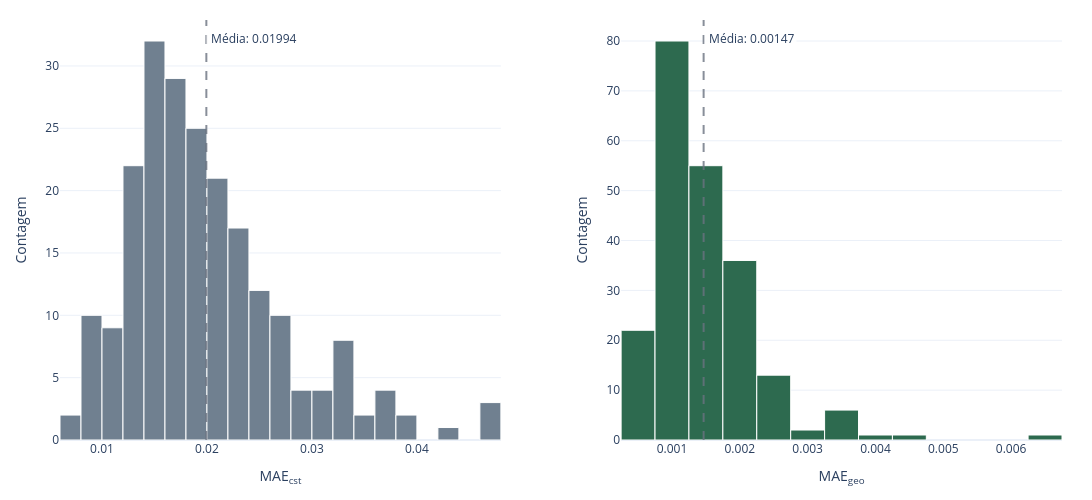

Here is the notebook cell this chart was saved with:
### Markdown cell above
### Errors

### Code cell
# ============================================================================
# GLOBAL VALIDATION METRICS (WEIGHTS + GEOMETRY)
# ============================================================================

print(f"Calculating metrics for entire validation set ({len(val_df)} samples)...")

# 1. Prepare Full Input Tensor (Raw Physical Values)
# Extract all vectors using the same logic as before
all_vectors = val_df["kulfan_parameters"].apply(
  lambda p: np.concatenate([
    p["upper_weights"],     # Upper
    p["lower_weights"],     # Lower
    [p["TE_thickness"]],    # TE
    [p["leading_edge_weight"]] # LE
    ], axis=0)).to_list()

# Convert to Tensor (Physical Units)
all_tensor_phys = tf.convert_to_tensor(all_vectors, dtype=tf.float32)
all_weights_phys = all_tensor_phys[:, : 2 * NPV]
all_params_phys = all_tensor_phys[:, 2 * NPV :]

# Normalize for Model Input
all_normalized = scaler.transform(all_weights_phys, all_params_phys)

# 2. Run Inference on the whole batch
# training=False ensures deterministic output
pred_w_norm, pred_p_norm = vae(all_normalized, training=False)

# ---------------------------------------------------------
# METRIC A: WEIGHTS MAE (Mathematical Error)
# ---------------------------------------------------------
# Reshape VAE output to match input shape (Batch, (2 * NPV) + 2)
pred_w_flat = tf.reshape(pred_w_norm, [-1, 2 * NPV])
pred_combined_norm = tf.concat([pred_w_flat, pred_p_norm], axis=1)

# Calculate MAE
mae_metric = tf.keras.losses.MeanAbsoluteError()
global_mae = mae_metric(all_normalized, pred_combined_norm).numpy()

# Calculate per-sample error for histogram
errors_weights = tf.reduce_mean(tf.abs(all_normalized - pred_combined_norm), axis=1).numpy()

# ---------------------------------------------------------
# METRIC B: GEOMETRIC MAE (Physical Error)
# ---------------------------------------------------------
print("Generating coordinates for geometric error calculation...")

# A. Generate Ground Truth Coordinates
# Reshape weights to (Batch, 2, NPV) for CST Layer
true_weights_reshaped = tf.reshape(all_weights_phys, [-1, 2, NPV])
true_coords = vae.decoder.cst_transform(true_weights_reshaped, all_params_phys)

# B. Generate Predicted Coordinates
# Denormalize predictions back to physical units
pred_w_phys, pred_p_phys = vae.scaler.inverse_transform(
    pred_w_norm.numpy(), 
    pred_p_norm.numpy()
)
# Convert to Tensor and Reshape
pred_w_phys_t = tf.convert_to_tensor(pred_w_phys, dtype=tf.float32)
pred_w_phys_reshaped = tf.reshape(pred_w_phys_t, [-1, 2, NPV])
pred_p_phys_t = tf.convert_to_tensor(pred_p_phys, dtype=tf.float32)

pred_coords = vae.decoder.cst_transform(pred_w_phys_reshaped, pred_p_phys_t)

# C. Calculate Geometric MAE
# Mean absolute difference between coordinates
val_geo_mae = tf.reduce_mean(tf.abs(true_coords - pred_coords)).numpy()

# Calculate per-sample geometric error for histogram
errors_geo = tf.reduce_mean(tf.reduce_mean(tf.abs(true_coords - pred_coords), axis=1), axis=1).numpy()

# ---------------------------------------------------------
# RESULTS & PLOTTING
# ---------------------------------------------------------
print("\n" + "="*40)
print(f"GLOBAL VALIDATION RESULTS (Model: {RUN_ID})")
print("="*40)
print(f"Weights MAE (Normalized):  {global_mae:.6f}")
print(f"Geometric MAE (Physical):  {val_geo_mae:.6f}")
print("="*40)

# Plot Histograms with Plotly
import plotly.graph_objects as go
from plotly.subplots import make_subplots

images_dir = BASE_DIR / "images"
images_dir.mkdir(parents=True, exist_ok=True)
output_path = images_dir / f"vae_validation_metrics_{RUN_ID}_epoch_{EPOCH}.png"
viridis_color = "#2D6A4F"

mean_weights = float(np.mean(errors_weights))
mean_geo = float(np.mean(errors_geo))

fig = make_subplots(rows=1, cols=2, horizontal_spacing=0.12)
fig.add_trace(
    go.Histogram(x=errors_weights, nbinsx=30, marker=dict(color="slategrey", line=dict(color="white", width=1))),
    row=1, col=1
)
fig.add_trace(
    go.Histogram(x=errors_geo, nbinsx=30, marker=dict(color=viridis_color, line=dict(color="white", width=1))),
    row=1, col=2
)

fig.add_vline(x=mean_weights, line_dash="dash", line_color="rgba(107, 114, 128, 0.8)", row=1, col=1)
fig.add_vline(x=mean_geo, line_dash="dash", line_color="rgba(107, 114, 128, 0.8)", row=1, col=2)
fig.add_annotation(x=mean_weights, y=0.98, xref="x1", yref="paper", text=f" Média: {mean_weights:.5f}", showarrow=False, xanchor="left", yanchor="top", bgcolor="rgba(255,255,255,0.85)")
fig.add_annotation(x=mean_geo, y=0.98, xref="x2", yref="paper", text=f" Média: {mean_geo:.5f}", showarrow=False, xanchor="left", yanchor="top", bgcolor="rgba(255,255,255,0.85)")
fig.update_xaxes(title_text="MAE<sub>cst</sub>", row=1, col=1)
fig.update_xaxes(title_text="MAE<sub>geo</sub>", row=1, col=2)
fig.update_yaxes(title_text="Contagem", row=1, col=1)
fig.update_yaxes(title_text="Contagem", row=1, col=2)
fig.update_layout(
    template="plotly_white",
    showlegend=False,
    width=1500,
    height=500,
    margin=dict(l=60, r=30, t=20, b=60)
)

# 300 dpi equivalent export based on Plotly's 96 dpi baseline
fig.write_image(output_path, format="png", width=1500, height=500, scale=300 / 96)
fig.show()
print(f"Saved metrics figure to: {output_path}")

### Figure 1 — Plotly figure (JSON) as saved in the notebook; plotly's stock layout.template omitted (floating-point values rounded to 4 significant figures; data arrays with more than 128 entries replaced by an {"elided": "..."} marker saying what was removed)
{"data": [{"marker": {"color": "slategrey", "line": {"color": "white", "width": 1}}, "nbinsx": 30, "type": "histogram", "x": {"elided": "217 float values"}, "xaxis": "x", "yaxis": "y"}, {"marker": {"color": "#2D6A4F", "line": {"color": "white", "width": 1}}, "nbinsx": 30, "type": "histogram", "x": {"elided": "217 float values"}, "xaxis": "x2", "yaxis": "y2"}], "layout": {"annotations": [{"bgcolor": "rgba(255,255,255,0.85)", "showarrow": false, "text": " Média: 0.01994", "x": 0.01994, "xanchor": "left", "xref": "x", "y": 0.98, "yanchor": "top", "yref": "paper"}, {"bgcolor": "rgba(255,255,255,0.85)", "showarrow": false, "text": " Média: 0.00147", "x": 0.001466, "xanchor": "left", "xref": "x2", "y": 0.98, "yanchor": "top", "yref": "paper"}], "height": 500, "margin": {"b": 60, "l": 60, "r": 30, "t": 20}, "shapes": [{"line": {"color": "rgba(107, 114, 128, 0.8)", "dash": "dash"}, "type": "line", "x0": 0.01994, "x1": 0.01994, "xref": "x", "y0": 0, "y1": 1, "yref": "y domain"}, {"line": {"color": "rgba(107, 114, 128, 0.8)", "dash": "dash"}, "type": "line", "x0": 0.001466, "x1": 0.001466, "xref": "x2", "y0": 0, "y1": 1, "yref": "y2 domain"}], "showlegend": false, "width": 1500, "xaxis": {"anchor": "y", "domain": [0, 0.44], "title": {"text": "MAE<sub>cst</sub>"}}, "xaxis2": {"anchor": "y2", "domain": [0.56, 1], "title": {"text": "MAE<sub>geo</sub>"}}, "yaxis": {"anchor": "x", "domain": [0, 1], "title": {"text": "Contagem"}}, "yaxis2": {"anchor": "x2", "domain": [0, 1], "title": {"text": "Contagem"}}}}
